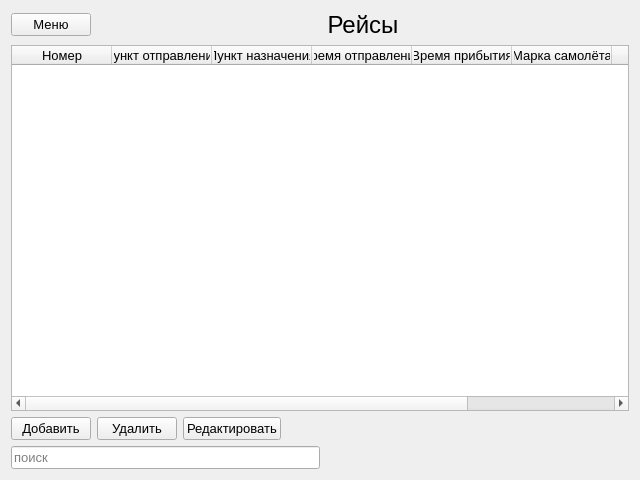
<?xml version="1.0" encoding="UTF-8"?>
<ui version="4.0">
 <class>MainWindow</class>
 <widget class="QWidget" name="MainWindow">
  <property name="geometry">
   <rect>
    <x>0</x>
    <y>0</y>
    <width>640</width>
    <height>480</height>
   </rect>
  </property>
  <property name="font">
   <font>
    <pointsize>10</pointsize>
   </font>
  </property>
  <property name="windowTitle">
   <string>Form</string>
  </property>
  <layout class="QVBoxLayout" name="verticalLayout">
   <item>
    <layout class="QHBoxLayout" name="horizontalLayout">
     <item>
      <widget class="QPushButton" name="menuButton">
       <property name="sizePolicy">
        <sizepolicy hsizetype="Fixed" vsizetype="Fixed">
         <horstretch>0</horstretch>
         <verstretch>0</verstretch>
        </sizepolicy>
       </property>
       <property name="text">
        <string>Меню</string>
       </property>
      </widget>
     </item>
     <item>
      <widget class="QLabel" name="titleLabel">
       <property name="font">
        <font>
         <pointsize>18</pointsize>
        </font>
       </property>
       <property name="text">
        <string>Рейсы</string>
       </property>
       <property name="alignment">
        <set>Qt::AlignCenter</set>
       </property>
      </widget>
     </item>
    </layout>
   </item>
   <item>
    <widget class="QTableWidget" name="flightTableWidget">
     <property name="sizeAdjustPolicy">
      <enum>QAbstractScrollArea::AdjustToContents</enum>
     </property>
     <property name="autoScroll">
      <bool>true</bool>
     </property>
     <property name="editTriggers">
      <set>QAbstractItemView::NoEditTriggers</set>
     </property>
     <property name="tabKeyNavigation">
      <bool>true</bool>
     </property>
     <property name="showDropIndicator" stdset="0">
      <bool>true</bool>
     </property>
     <property name="dragEnabled">
      <bool>false</bool>
     </property>
     <property name="showGrid">
      <bool>true</bool>
     </property>
     <property name="cornerButtonEnabled">
      <bool>true</bool>
     </property>
     <column>
      <property name="text">
       <string>Номер</string>
      </property>
      <property name="font">
       <font>
        <pointsize>10</pointsize>
       </font>
      </property>
     </column>
     <column>
      <property name="text">
       <string>Пункт отправления</string>
      </property>
      <property name="font">
       <font>
        <pointsize>10</pointsize>
       </font>
      </property>
     </column>
     <column>
      <property name="text">
       <string>Пункт назначения</string>
      </property>
      <property name="font">
       <font>
        <pointsize>10</pointsize>
       </font>
      </property>
     </column>
     <column>
      <property name="text">
       <string>Время отправления</string>
      </property>
      <property name="font">
       <font>
        <pointsize>10</pointsize>
       </font>
      </property>
     </column>
     <column>
      <property name="text">
       <string>Время прибытия</string>
      </property>
      <property name="font">
       <font>
        <pointsize>10</pointsize>
       </font>
      </property>
     </column>
     <column>
      <property name="text">
       <string>Марка самолёта</string>
      </property>
      <property name="font">
       <font>
        <pointsize>10</pointsize>
       </font>
      </property>
     </column>
     <column>
      <property name="text">
       <string>Число мест</string>
      </property>
      <property name="font">
       <font>
        <pointsize>10</pointsize>
       </font>
      </property>
     </column>
     <column>
      <property name="text">
       <string>Число свободных мест</string>
      </property>
      <property name="font">
       <font>
        <pointsize>10</pointsize>
       </font>
      </property>
     </column>
    </widget>
   </item>
   <item>
    <layout class="QHBoxLayout" name="horizontalLayout_2">
     <item>
      <widget class="QPushButton" name="addButton">
       <property name="text">
        <string>Добавить</string>
       </property>
      </widget>
     </item>
     <item>
      <widget class="QPushButton" name="delButton">
       <property name="text">
        <string>Удалить</string>
       </property>
      </widget>
     </item>
     <item>
      <widget class="QPushButton" name="editButton">
       <property name="text">
        <string>Редактировать</string>
       </property>
      </widget>
     </item>
     <item>
      <spacer name="horizontalSpacer_2">
       <property name="orientation">
        <enum>Qt::Horizontal</enum>
       </property>
       <property name="sizeHint" stdset="0">
        <size>
         <width>40</width>
         <height>20</height>
        </size>
       </property>
      </spacer>
     </item>
    </layout>
   </item>
   <item>
    <layout class="QHBoxLayout" name="horizontalLayout_3">
     <item>
      <widget class="QLineEdit" name="searchLine">
       <property name="placeholderText">
        <string>поиск</string>
       </property>
      </widget>
     </item>
     <item>
      <spacer name="horizontalSpacer">
       <property name="orientation">
        <enum>Qt::Horizontal</enum>
       </property>
       <property name="sizeHint" stdset="0">
        <size>
         <width>40</width>
         <height>20</height>
        </size>
       </property>
      </spacer>
     </item>
    </layout>
   </item>
  </layout>
 </widget>
 <resources/>
 <connections/>
</ui>
